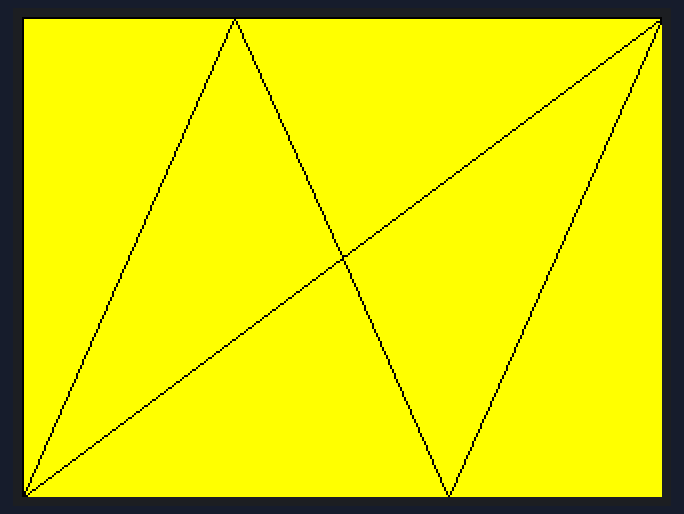
The sketch below on a simulated Arduino Uno, built with avr-gcc and run on an emulated ATmega328P. Shown: 320×240 colour display.

Above: at 0.3 s.

The sketch:

Ej3_subHexel_inv.ino
```cpp
#include <SPI.h>
#include <Adafruit_GFX.h>    // Core graphics library
#include <Adafruit_ILI9341.h> // Hardware-specific library

#define TFT_CS   7
#define TFT_DC   6

// Assign human-readable names to some common 16-bit color values:
#define BLACK       0x0000      /*   0,   0,   0 */
#define NAVY        0x000F      /*   0,   0, 128 */
#define DARKGREEN   0x03E0      /*   0, 128,   0 */
#define DARKCYAN    0x03EF      /*   0, 128, 128 */
#define MAROON      0x7800      /* 128,   0,   0 */
#define PURPLE      0x780F      /* 128,   0, 128 */
#define OLIVE       0x7BE0      /* 128, 128,   0 */
#define LIGHTGREY   0xC618      /* 192, 192, 192 */
#define DARKGREY    0x7BEF      /* 128, 128, 128 */
#define BLUE        0x001F      /*   0,   0, 255 */
#define GREEN       0x07E0      /*   0, 255,   0 */
#define CYAN        0x07FF      /*   0, 255, 255 */
#define RED         0xF800      /* 255,   0,   0 */
#define MAGENTA     0xF81F      /* 255,   0, 255 */
#define YELLOW      0xFFE0      /* 255, 255,   0 */
#define WHITE       0xFFFF      /* 255, 255, 255 */
#define ORANGE      0xFD20      /* 255, 165,   0 */
#define GREENYELLOW 0xAFE5      /* 173, 255,  47 */
#define PINK        0xF81F

//Declaracion objeto TFT
Adafruit_ILI9341 tft = Adafruit_ILI9341(TFT_CS, TFT_DC);

//Variables globales de TFT y de malla
int width, height;
  //Numero de filas, columnas, anchura y altura de subpixel
int col, row;

void setup() {
  Serial.begin(9600);
  tft.begin(); // Begin ILI9341
  tft.setRotation(1);
  tft.fillScreen(YELLOW);

  width = tft.width();
  height = tft.height();

  //Ahora subdiviremos los triangulos en otros subtriangulos con las coordenadas definidas para crear una subdivision denominada subhexel

  //Numero de columnas *Solo necesitamos conocer las columnas, ya que las filas las calcularemos mediante una formula trigonometricae base a este numero.
  col = 17;

  subhexel(BLACK);
}

void loop() {

}

void subhexel(uint16_t color){

    float w = width;
    float h = height;
    //w*sqrt(4/3);
    //Vamos a crear 6 subtriangulos dentro de un area determinada

    tft.drawTriangle(   0, h, w/3, 0 , 0, 0, color);
    tft.drawTriangle(   0, h, w/2, h/2 , w/3, 0, color);
    tft.drawTriangle(   0, h, 2*w/3, h , w/2, h/2, color);
    tft.drawTriangle(   w, 0, 2*w/3, h, w, h , color);
    tft.drawTriangle(   w, 0, w/2, h/2, 2*w/3, h , color);
    tft.drawTriangle(   w, 0, w/3, 0 , w/2, h/2 , color);

    //borderCorrection();
}

void borderCorrection(){
  tft.drawFastHLine(-2, -1, width,  BLACK);
  tft.drawFastVLine(-2, -1, height,  BLACK);
  tft.drawFastVLine(-1, -1, height,  BLACK);
}
```
